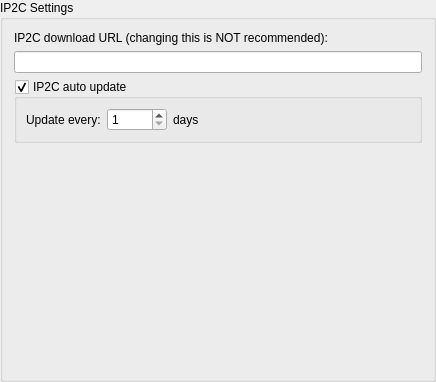
<?xml version="1.0" encoding="UTF-8"?>
<ui version="4.0">
 <class>IP2CConfigBox</class>
 <widget class="QGroupBox" name="IP2CConfigBox">
  <property name="geometry">
   <rect>
    <x>0</x>
    <y>0</y>
    <width>436</width>
    <height>382</height>
   </rect>
  </property>
  <property name="windowTitle">
   <string>GroupBox</string>
  </property>
  <property name="title">
   <string>IP2C Settings</string>
  </property>
  <layout class="QVBoxLayout" name="verticalLayout">
   <item>
    <widget class="QLabel" name="label_3">
     <property name="text">
      <string>IP2C download URL (changing this is NOT recommended):</string>
     </property>
    </widget>
   </item>
   <item>
    <widget class="QLineEdit" name="leIP2CUrl"/>
   </item>
   <item>
    <widget class="QGroupBox" name="grbAutoUpdate">
     <property name="title">
      <string>IP2C auto update</string>
     </property>
     <property name="checkable">
      <bool>true</bool>
     </property>
     <layout class="QVBoxLayout" name="verticalLayout_2">
      <item>
       <layout class="QFormLayout" name="formLayout">
        <item row="0" column="0">
         <widget class="QLabel" name="label">
          <property name="text">
           <string>Update every:</string>
          </property>
         </widget>
        </item>
        <item row="0" column="1">
         <layout class="QHBoxLayout" name="horizontalLayout">
          <item>
           <widget class="QSpinBox" name="spinMaximumAge">
            <property name="sizePolicy">
             <sizepolicy hsizetype="Minimum" vsizetype="Fixed">
              <horstretch>0</horstretch>
              <verstretch>0</verstretch>
             </sizepolicy>
            </property>
            <property name="maximumSize">
             <size>
              <width>60</width>
              <height>16777215</height>
             </size>
            </property>
            <property name="minimum">
             <number>1</number>
            </property>
            <property name="maximum">
             <number>9999</number>
            </property>
           </widget>
          </item>
          <item>
           <widget class="QLabel" name="label_2">
            <property name="text">
             <string>days</string>
            </property>
           </widget>
          </item>
         </layout>
        </item>
       </layout>
      </item>
     </layout>
    </widget>
   </item>
   <item>
    <spacer name="verticalSpacer">
     <property name="orientation">
      <enum>Qt::Vertical</enum>
     </property>
     <property name="sizeHint" stdset="0">
      <size>
       <width>20</width>
       <height>40</height>
      </size>
     </property>
    </spacer>
   </item>
  </layout>
 </widget>
 <resources/>
 <connections/>
</ui>
